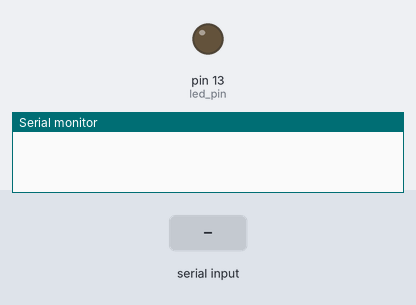
Bench run of a sketch on a simulated Arduino Leonardo, built with avr-gcc and run on an emulated ATmega32U4. On the bench: output pins drawn as LEDs (lit = HIGH), the last lines printed to the serial monitor. Dashed ring = blinking. The inputs (shaded band) are chosen by the test bench.

Above: at 0.6 s.
At 1.2 s:
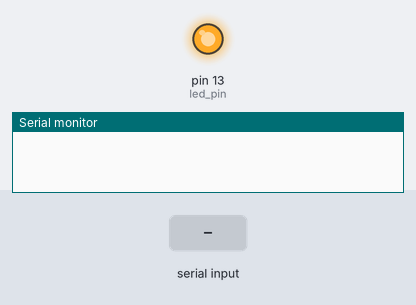
1.3 s: "90,45\n" received over Serial
At 1.59 s:
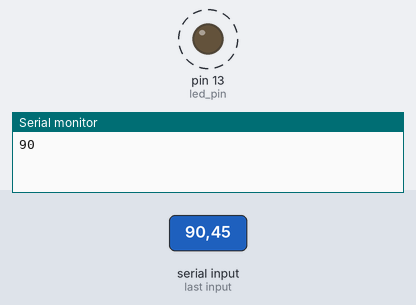
Timing chart, 0 to 10.3 s (numbered marks = the images above; inputs shaded):
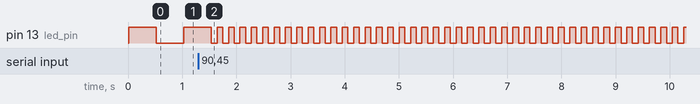

The sketch:

Blinkrate_Ctrl.ino
```cpp
#include "Blinkrate_Ctrl.h"

static int BlinkRate = 500;
static const uint8_t buf_len = 20;
static uint8_t buffer[buf_len], index = 0;

// Our task: blink an LED
void toggleLED(void *parameter) {
  while(1)
  {
    digitalWrite(led_pin, HIGH);
    vTaskDelay(BlinkRate/portTICK_PERIOD_MS); // tick period (can be scaled)
    digitalWrite(led_pin, LOW);
    vTaskDelay(BlinkRate/portTICK_PERIOD_MS); // Both lines do delay for 500ms
  }
}

void BlinkRateCtrl(void *parameter) {
  for (;;)
  {
    while(Serial.available()>0)
    {
      char c = Serial.read();
      if(c =='\n')
      {
        BlinkRate = atoi(buffer);
        Serial.println(BlinkRate);
        memset(buffer,0,buf_len);  // set the block of memory to zero
        index = 0;
      }
      else if (index < buf_len-1)
      {
        buffer[index] = c;
        index ++;
      }
    }
    //vTaskDelay(1);
  }
}

// the setup function runs once when you press reset or power the board
void setup()
{
  // initialize digital pin LED_BUILTIN as an output.
  pinMode(LED_BUILTIN, OUTPUT);
  memset(buffer,0,buf_len);  // set the block of memory to zero
  Serial.begin(9600);
  while(!Serial){
    ; // wait for serial port to connect. Needed for native USB, on LEONARDO, MICRO, YUN, and other 32u4 based boards.
  }

  xTaskCreate(
    toggleLED,  // Function to be called
    "Toggle LED",  // Name of task for humans
    128,  // Stack size
    &BlinkRate,  // Parameter to pass to the task
    2, // Task priority ( 0~24, 0 is the lowest priority)
    NULL  // Task handler
  );  // More arguments like core number in other MCs

   xTaskCreate(
    BlinkRateCtrl
    ,  "Serial"
    ,  128  // Stack size
    ,  NULL //Parameters passed to the task function
    ,  1  // Priority
    ,  NULL);  //Task handle
}

// the loop function runs over and over again forever
void loop()
{

}
```

Blinkrate_Ctrl.h
```cpp
#ifndef Blinkrate_Ctrl
#define Blinkrate_Ctrl

#include <Arduino.h>
#include <Arduino_FreeRTOS.h>

static const char led_pin = LED_BUILTIN;

static void toggleLED(void *parameter);
static void BlinkRateCtrl(void *parameter);

#endif
```

Measured:
- after the input at 1.3 s, pin 13 (led_pin): alternates HIGH for 0.10 s and LOW for 0.11 s, starting after 0.35 s
